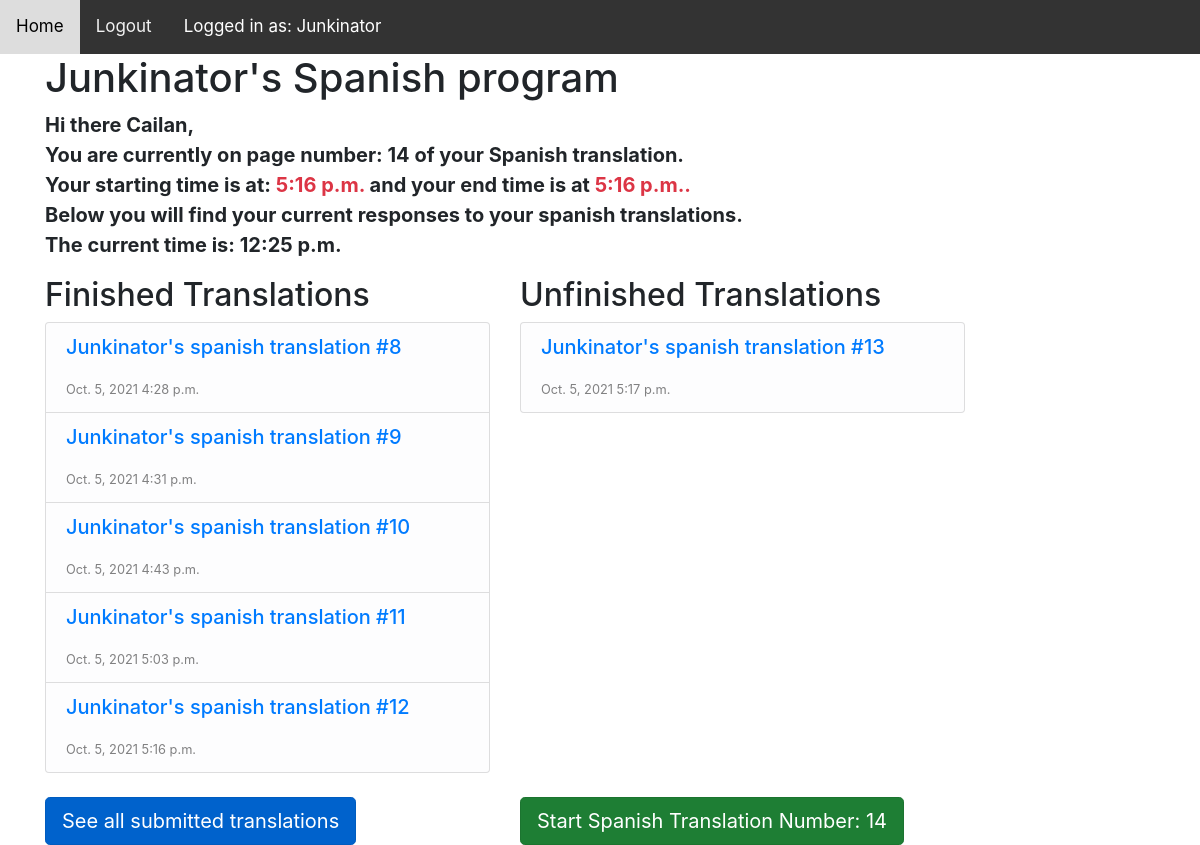
Page /retranslation/Junkinator/spanish (signed in) on the earlier database version.
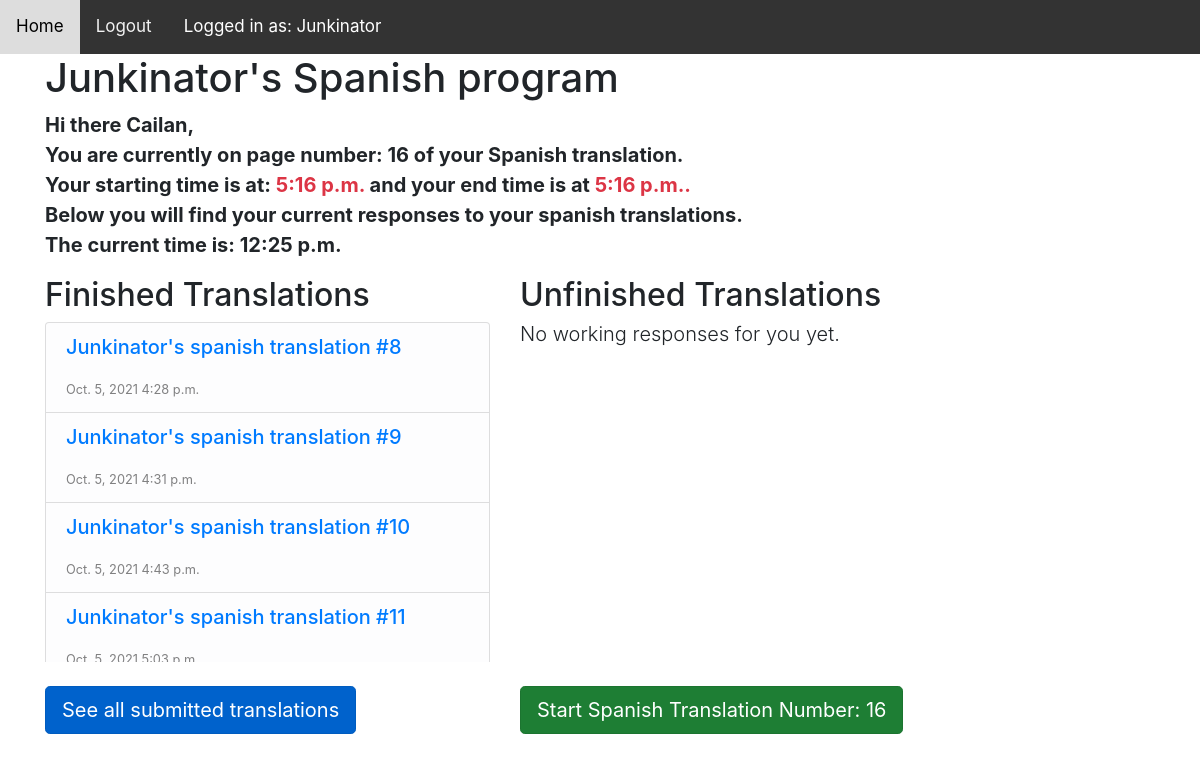
Same page on the later database version.
### reTranslation/models.py (models this page shows, shortened)
class Program(models.Model):
    program_choices = (
        ('french','French'),
        ('spanish','Spanish'),
        ('portuguese', 'Portuguese'),
    )
    programName = models.CharField(max_length=40,
                                   choices=program_choices,
                                   default='spanish')
    programCount = models.IntegerField(default=0)
    member = models.ForeignKey(User, on_delete=models.CASCADE,
                               related_name='programs')
    firstname = models.CharField(max_length=40,null=False,default="")
    lastname = models.CharField(max_length=40, null=False,default="")
    created = models.DateTimeField(auto_now_add=True)
    startTime = models.TimeField(default=timezone.now)
    endTime = models.TimeField(default=timezone.now)
    active = models.BooleanField(default=False)
    served = models.BooleanField(default=False)
    totalCount = models.IntegerField(default=0)
    totalComplete = models.IntegerField(default=0)
    photo = models.ImageField(upload_to='programs/', blank=True)
    def get_next_payload_url(self):
        return reverse('retranslation:response_detail',args=[
            self.member.username,
            self.programName,
            self.programCount
        ])

class Reponse(models.Model):
    program = models.ForeignKey(Program,
                                on_delete=models.CASCADE,
                                related_name='reponses')
    payload = models.ForeignKey(Payload,
                                on_delete=models.PROTECT,
                                related_name='reponses')
    textresponse = models.TextField(max_length=100000,
                                    default=None,verbose_name="Your Translation")
    finished = models.BooleanField(default=False)
    created = models.DateTimeField(default=timezone.now)
    class Meta:
        ordering = ['payload__payloadnumber',]
    def get_absolute_url(self):
        return reverse('retranslation:response_detail', args=[
            self.program.member.username,
            self.program.programName,
            self.payload.payloadnumber
        ])
    def __str__(self):
        return self.program.member.username + "'s " + \
            self.program.programName + " translation #" +\
            str(self.payload.payloadnumber)

class Payload(models.Model):
    program_choices = (
        ('french','French'),
        ('spanish','Spanish'),
        ('portuguese','Portuguese'),
        ('none','None'),
    )
    payloadnumber = models.IntegerField()
    content = models.TextField(default=None)
    programName = models.CharField(max_length=40,
                                   choices=program_choices,
                                   default='none')
    class Meta:
        ordering = ['programName','payloadnumber']

### reTranslation/views.py (the view)
# urls.py: path('<slug:user>/<slug:programname>',views.program_detail,
@login_required
def program_detail(request, user, programname):
    if user != request.user.username:
        return redirect('retranslation:list_programs')
    program = get_object_or_404(Program,
                                member__username=user,
                                programName=programname)
    reponses = Reponse.objects.filter(program__member__username=user,
                                      program__programName=programname,
                                      finished=True)
    if reponses.count() >= 6:
        scrollAble= "pre-scrollable"
    else:
        scrollAble = ""
    unFinished = Reponse.objects.filter(program__member__username=user,
                                        program__programName=programname,
                                        finished=False)
    if unFinished.count() >= 6:
        finishScroll = "pre-scrollable"
    else:
        finishScroll = ""
    myTime = timezone.now()
    return render(request,
                  'reTranslation/detail.html',
                  {'program':program,
                   'reponses':reponses,
                   'unfinished':unFinished,
                   'scroll':scrollAble,
                   'finishscroll':finishScroll,
                   'currenttime':myTime})

### reTranslation/templates/reTranslation/detail.html (shortened to what this page needs)
{% extends "reTranslation/base.html" %}
{% block dynamicNav %}
    <a href="{% url 'retranslation:list_programs' %}">Home</a>
    {% if request.user.is_authenticated %}
        <a href="{% url 'retranslation:logout' %}">Logout</a>
        <a class="text-white">Logged in as: {{ request.user.username|capfirst }}</a>
    {% endif %}
{% endblock %}
{% block content %}
    <div class="container">
        <div class="row">
            <div class="col-10">
                <h1>{{ program.member|capfirst }}'s {{ program.programName|capfirst }} program </h1>
                <p class="lead text-body font-weight-bold">Hi there {{ program.firstname }}, <br>
                    You are currently on page number: {{ program.programCount }} of
                    your {{ program.programName|capfirst }}
                    translation. <br>
                    Your starting time is at: <span class="text-danger">{{ program.startTime|time }}</span> and your end
                    time is at
                    <span class="text-danger">{{ program.endTime|time }}.</span><br>
                    Below you will find your current responses to your {{ program.programName }} translations.<br>
                    The current time is: {{ currenttime|time }} <br>
                </p>
            </div>
        </div>
        <div class="row">
            <div class="col-5">
                <h2>Finished Translations</h2>
                <div class="list-group {{ scroll }}">
                    {% if reponses %}
                        {% for response in reponses %}
                            <li class="list-group-item list-group-item-light">
                                <a class="h5" href="{{ response.get_absolute_url }}">
                                    {{ response | linebreaks }}
                                </a>
                                <small>{{ response.created|date }} {{ response.created|time }}</small>
                            </li>
                        {% endfor %}
                    {% else %}
                        <h6 class="lead">
                            No finished responses for you yet.
                        </h6>
                    {% endif %}
                </div>
            </div>
            <div class="col-5">
                <h2>Unfinished Translations</h2>
                <div class="list-group {{ finishscroll }}">
                    {% if unfinished %}
                        {% for response in unfinished %}
                            <li class="list-group-item list-group-item-light">
                                <a class="h5" href="{{ response.get_absolute_url }}">
                                    {{ response | linebreaks }}
                                </a>
                                <small>{{ response.created|date }} {{ response.created|time }}</small>
                            </li>
                        {% endfor %}
                    {% else %}
                        <h6 class="lead">
                            No working responses for you yet.
                        </h6>
                    {% endif %}
                </div>
            </div>
        </div>
        <br>
        <div class="row ">
            <div class="col-5">
                <a class="btn btn-primary btn-lg active"
                   role="button"
                   aria-pressed="true"
                   href="{% url 'retranslation:response_storage' user=program.member.username programname=program.programName %}">
                    See all submitted translations
                </a>
            </div>
            <div class="col-5">
                    <a class="btn btn-success btn-lg active"
                   role="button"
                   aria-pressed="true"
                       id="flashing_button"
                   href="{{ program.get_next_payload_url }}">Start {{ program.programName|capfirst }} Translation
                    Number: {{ program.programCount }}</a>
                <br>
            </div>
        </div>
    </div>
{% endblock %}

Differences in the rows shown:
no longer on this page (row unchanged): Reponse: program+payload "Junkinator's spanish translation #12", created "Oct. 5, 2021", created "5:16 p.m.", shown under "Finished Translations"
no longer on this page (row edited): Reponse: program+payload "Junkinator's spanish translation #13", created "Oct. 5, 2021", created "5:17 p.m.", shown under "Unfinished Translations"
changed Program "Spanish": programCount "14" → "16"
Other differences:
text now shown: "No working responses for you yet."
